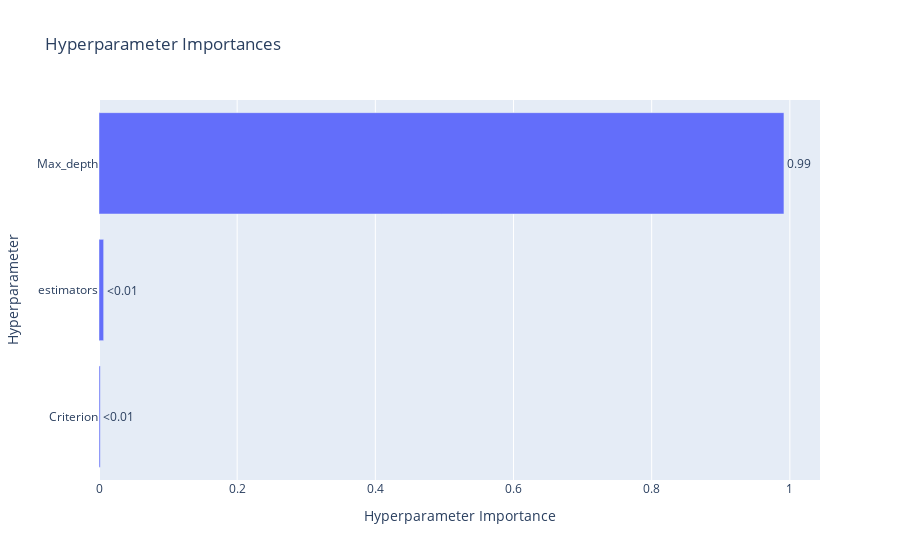

The notebook cell saved with this chart:
### Code cell
optuna.visualization.plot_param_importances(studyRF)

### Figure 1 — Plotly figure (JSON) as saved in the notebook; plotly's stock layout.template omitted (floating-point values rounded to 4 significant figures)
{"data": [{"cliponaxis": false, "hovertemplate": ["Criterion (CategoricalDistribution): 0.0018014646889012202<extra></extra>", "estimators (IntDistribution): 0.006731659453393469<extra></extra>", "Max_depth (IntDistribution): 0.9914668758577053<extra></extra>"], "name": "Objective Value", "orientation": "h", "text": ["<0.01", "<0.01", "0.99"], "textposition": "outside", "type": "bar", "x": [0.001801, 0.006732, 0.9915], "y": ["Criterion", "estimators", "Max_depth"]}], "layout": {"title": {"text": "Hyperparameter Importances"}, "xaxis": {"title": {"text": "Hyperparameter Importance"}}, "yaxis": {"title": {"text": "Hyperparameter"}}}}
